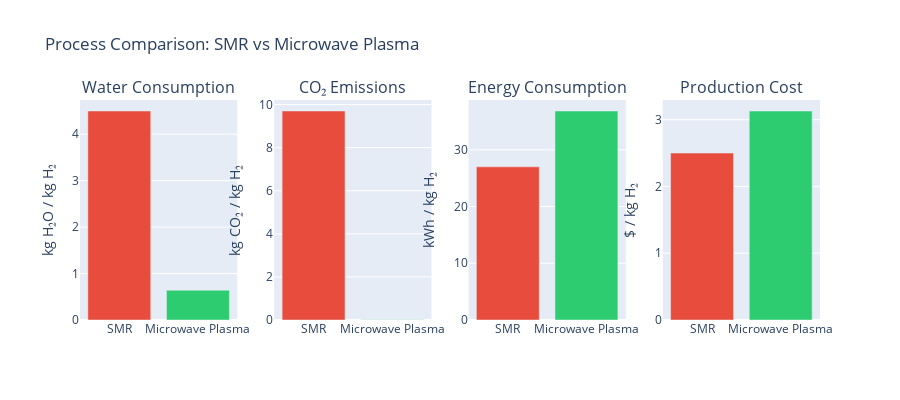

This figure's notebook cell:
### Markdown cell above
## Comparison with Steam Methane Reforming (SMR)

Steam methane reforming is the incumbent technology for hydrogen production, accounting for ~96% of global production. Let's compare our process:

### Code cell
# SMR baseline data (from performance_metrics.txt)
comparison_data = {
    'Metric': [
        'Water Consumption (kg/kg H₂)',
        'CO₂ Emissions (kg/kg H₂)',
        'Energy Consumption (kJ/kg H₂)',
        'H₂ Production Cost ($/kg)*'
    ],
    'Steam Methane Reforming': [
        4.5,      # Water
        9.7,      # CO2
        27,       # Energy
        2.50      # Cost (typical)
    ],
    'Microwave Plasma Process': [
        h2o_per_h2,          # XX
        co2_per_h2,          # XX
        energy_per_h2,       # Higher but renewable
        lcoh                 # XX
    ]
}

comparison_df = pd.DataFrame(comparison_data)

# Calculate improvements
comparison_df['Improvement (%)'] = (
    (comparison_df['Steam Methane Reforming'] - comparison_df['Microwave Plasma Process']) / 
    comparison_df['Steam Methane Reforming'] * 100
).round(1)

# Display with styling
display(comparison_df.style.set_properties(**{'text-align': 'center'}).set_table_styles(
    [dict(selector='th', props=[('text-align', 'center')])]
).format({
    'Steam Methane Reforming': '{:.1f}',
    'Microwave Plasma Process': '{:.2f}',
    'Improvement (%)': '{:+.1f}%'
}))

print(f"\n🌟 Environmental Advantages:")
print(f"   • Water Consumption:  {(1 - h2o_per_h2/4.5)*100:.1f}% reduction")
print(f"   • CO₂ Emissions:      {(1 - co2_per_h2/9.7)*100:.1f}% reduction")
print(f"   • Near-zero emissions when using renewable electricity")
print(f"\n⚡ Energy Trade-off:")
print(f"   • Higher energy intensity, ideally from renewable sources")
print(f"   • Our process: Higher energy input, zero carbon output")
print(f"\n💰 Cost Competitiveness:")
print(f"   • LCOH: ${lcoh:.2f}/kg vs ~$2.50/kg for SMR")
print(f"   • Higher cost, even accounting for high-value co-product")
print(f"   • Clean hydrogen incentives would likely make this competitive")

# Visualize key metrics
fig = make_subplots(
    rows=1, cols=4,
    subplot_titles=('Water Consumption', 'CO₂ Emissions', 'Energy Consumption', 'Production Cost'),
    specs=[[{'type': 'bar'}, {'type': 'bar'}, {'type': 'bar'}, {'type': 'bar'}]]
)

processes = ['SMR', 'Microwave Plasma']
colors = ['#e74c3c', '#2ecc71']

# Water
fig.add_trace(
    go.Bar(x=processes, y=[4.5, h2o_per_h2], name='Water', marker_color=colors, showlegend=False),
    row=1, col=1
)

# CO2
fig.add_trace(
    go.Bar(x=processes, y=[9.7, co2_per_h2], name='CO2', marker_color=colors, showlegend=False),
    row=1, col=2
)

# energy
fig.add_trace(
    go.Bar(x=processes, y=[27, energy_per_h2], name='Energy', marker_color=colors, showlegend=False),
    row=1, col=3
)

# Cost
fig.add_trace(
    go.Bar(x=processes, y=[2.50, lcoh], name='Cost', marker_color=colors, showlegend=False),
    row=1, col=4
)

fig.update_yaxes(title_text="kg H₂O / kg H₂", row=1, col=1)
fig.update_yaxes(title_text="kg CO₂ / kg H₂", row=1, col=2)
fig.update_yaxes(title_text="kWh / kg H₂", row=1, col=3)
fig.update_yaxes(title_text="$ / kg H₂", row=1, col=4)

fig.update_layout(height=400, showlegend=False, title_text="Process Comparison: SMR vs Microwave Plasma")

fig.show()

print(f"\n* SMR cost varies by region and natural gas prices. $2.50/kg is typical for US Gulf Coast.")

### Figure 1 — Plotly figure (JSON) as saved in the notebook; plotly's stock layout.template omitted (floating-point values rounded to 4 significant figures)
{"data": [{"marker": {"color": ["#e74c3c", "#2ecc71"]}, "name": "Water", "showlegend": false, "type": "bar", "x": ["SMR", "Microwave Plasma"], "xaxis": "x", "y": [4.5, 0.6411], "yaxis": "y"}, {"marker": {"color": ["#e74c3c", "#2ecc71"]}, "name": "CO2", "showlegend": false, "type": "bar", "x": ["SMR", "Microwave Plasma"], "xaxis": "x2", "y": [9.7, 0.01145], "yaxis": "y2"}, {"marker": {"color": ["#e74c3c", "#2ecc71"]}, "name": "Energy", "showlegend": false, "type": "bar", "x": ["SMR", "Microwave Plasma"], "xaxis": "x3", "y": [27, 36.84], "yaxis": "y3"}, {"marker": {"color": ["#e74c3c", "#2ecc71"]}, "name": "Cost", "showlegend": false, "type": "bar", "x": ["SMR", "Microwave Plasma"], "xaxis": "x4", "y": [2.5, 3.13], "yaxis": "y4"}], "layout": {"annotations": [{"font": {"size": 16}, "showarrow": false, "text": "Water Consumption", "x": 0.1062, "xanchor": "center", "xref": "paper", "y": 1, "yanchor": "bottom", "yref": "paper"}, {"font": {"size": 16}, "showarrow": false, "text": "CO₂ Emissions", "x": 0.3688, "xanchor": "center", "xref": "paper", "y": 1, "yanchor": "bottom", "yref": "paper"}, {"font": {"size": 16}, "showarrow": false, "text": "Energy Consumption", "x": 0.6313, "xanchor": "center", "xref": "paper", "y": 1, "yanchor": "bottom", "yref": "paper"}, {"font": {"size": 16}, "showarrow": false, "text": "Production Cost", "x": 0.8938, "xanchor": "center", "xref": "paper", "y": 1, "yanchor": "bottom", "yref": "paper"}], "height": 400, "showlegend": false, "title": {"text": "Process Comparison: SMR vs Microwave Plasma"}, "xaxis": {"anchor": "y", "domain": [0, 0.2125]}, "xaxis2": {"anchor": "y2", "domain": [0.2625, 0.475]}, "xaxis3": {"anchor": "y3", "domain": [0.525, 0.7375]}, "xaxis4": {"anchor": "y4", "domain": [0.7875, 1]}, "yaxis": {"anchor": "x", "domain": [0, 1], "title": {"text": "kg H₂O / kg H₂"}}, "yaxis2": {"anchor": "x2", "domain": [0, 1], "title": {"text": "kg CO₂ / kg H₂"}}, "yaxis3": {"anchor": "x3", "domain": [0, 1], "title": {"text": "kWh / kg H₂"}}, "yaxis4": {"anchor": "x4", "domain": [0, 1], "title": {"text": "$ / kg H₂"}}}}
